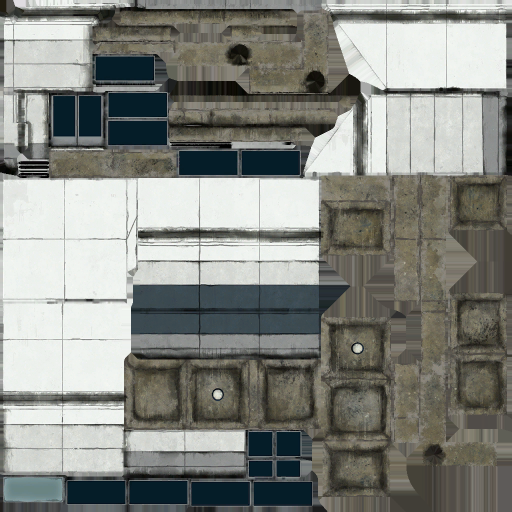
#> input picture tex_match/tests/maps/pbr_21_dxt1_a.png, 1024 x 1024 px (shown at 1/2 size); its folder holds only this picture in this run
$ python __main__.py tests/maps/pbr_21_dxt1_a.png
#> lines starting #> are read from the running program, lines starting #| are printed output that depends on the picture; after the words box and inside, x2 and y2 are one past the last pixel; in counts of white or black regions, pixels touching at a corner belong together
### tex_match/argument_parser.py
import argparse
import os
from .constants import PARSE_DIR, OUTPUT_DIR, SUPPORTED_FORMATS

def parse_args():
    parser = argparse.ArgumentParser(
        description='Command line tool for matching texture maps to the provided input map. ' \
                    'Returns a plain text file with possible matches.'
    )
    parser.add_argument(
        'input',
        type=str,
        help='path to the input texture map'
    )
    parser.add_argument(
        '-p',
        '--parse-dir',
        default=PARSE_DIR,
        help='directory to look for matches in'
    )
    parser.add_argument(
        '-o',
        '--output-dir',
        default=OUTPUT_DIR,
        help='directory to write matches to'
    )
    parser.add_argument(
        '-t',
        action='store_true',
        help='use template matching (fast, default)'
    )
    parser.add_argument(
        '-f',
        action='store_true',
        help='match based on local features (slow)'
    )

    args = parser.parse_args()
    verify_args(args)

    return args

def verify_args(args):
    if not os.path.isfile(args.input):
        raise FileNotFoundError('The input file does not exist.')
    else:
        name, extension = os.path.splitext(args.input)
        if extension not in SUPPORTED_FORMATS:
            raise UserWarning('The input file is of an unsupported format.')

    if not os.path.isdir(args.parse_dir):
        raise NotADirectoryError('The directory to parse does not exist.')
    elif not os.listdir(args.parse_dir):
        raise UserWarning('The directory to parse is empty.')

    if not os.path.isdir(args.output_dir):
        os.mkdir(args.output_dir)

### tex_match/__main__.py
import cv2 as cv
from glob import glob
import numpy as np
import time
import heapq
from .constants import SUPPORTED_FORMATS
from .argument_parser import parse_args

class Feature:
    # [4 lines left out: function __init__, not called in this run]


def load_images(args):
    print('Parsing folder...')
    imgs = [cv.imread(args.input)]
    max_size = imgs[0].shape
    filenames = [args.input]

    # Parse directory for each supported image format
    for filetype in SUPPORTED_FORMATS:
        for filename in glob(args.parse_dir + '\*' + filetype):
            if args.input in filename:
                continue
            else:
                # Read images unchanged for handling alpha channels later
                img = cv.imread(filename, cv.IMREAD_UNCHANGED)
                # Find maximum image size for later upscaling
                if img.shape > max_size:
                    max_size = img.shape

                imgs.append(img)
                filenames.append(filename)

    print('Images loaded.')

    return imgs, filenames, max_size[:2]


def preprocess_images(imgs, max_size):
    print('Preprocessing images...')
    for i, img in enumerate(imgs):
        ''' Some images have an alpha channel that we need to deal with. For the
            image to perceptually stay the same, we have to blend it with a solid
            white background using the equation

            new = alpha * original + NOT alpha * background,

            where alpha is normalized to [0, 1] range and background is 255 for each
            pixel. The second part can be simplified by scaling the background values
            instead of the alpha values, leaving NOT alpha * 1.
            More on alpha blending: https://en.wikipedia.org/wiki/Alpha_compositing
        '''
        if img.shape[2] == 4:
            # Split color and alpha channels
            img_color = img[:,:,:3]
            alpha = img[:,:,3]
            alpha = cv.cvtColor(alpha, cv.COLOR_GRAY2BGR)
            not_alpha = cv.bitwise_not(alpha)

            # Convert arrays to float for multiplication
            img_color = img_color.astype(float)
            alpha = alpha.astype(float)/255
            not_alpha = not_alpha.astype(float)
            # alpha * original
            img_color = cv.multiply(alpha, img_color)
            # + NOT alpha * 1
            img = cv.add(img_color, not_alpha)

            # Convert back to uint8
            img = img.astype(np.uint8)

        # Convert to grayscale and apply histogram equalization
        img = cv.cvtColor(img, cv.COLOR_BGR2GRAY)
        img = cv.equalizeHist(img)

        # Upscale low resolution images
        if img.shape < max_size:
            img = cv.resize(img, max_size, interpolation=cv.INTER_CUBIC)

        imgs[i] = img

    return imgs


# [100 lines left out: functions extract_features, feature_matching, not called in this run]


def extract_edges(imgs):
    print('Detecting edges...')
    edge_imgs = []

    for img in imgs:
        # Add image size-based Gaussian blur
        ksize = 2 * round(img.shape[0] / 256) + 1
        img = cv.GaussianBlur(img, [ksize, ksize], 2)

        # Calculate Otsu threshold for the Canny edge detector
        th_upper, th_img = cv.threshold(img, 0, 255, cv.THRESH_BINARY + cv.THRESH_OTSU)
        th_lower = 0.5 * th_upper

        edges = cv.Canny(img, th_lower, th_upper)
        # Dilate using cross kernel
        kernel = cv.getStructuringElement(cv.MORPH_CROSS, (3, 3))
        edges = cv.dilate(edges, kernel)

        edge_imgs.append(edges)

    return edge_imgs[0], edge_imgs[1:]


def template_matching(imgs, filenames, out_dir):
    template, edge_imgs = extract_edges(imgs)

    print('Matching template and writing results...')
    start = time.time()

    ''' Due to how cv.matchTemplate() works, we cannot use a template with the same
        size as the images we are inspecting. The template needs to be smaller.
    '''
    cutoff = min(template.shape) // 10
    template = template[cutoff:-cutoff,cutoff:-cutoff]
    # Match the flipped template as well
    template_flip = cv.flip(template, 0)
    scores = {}

    for i, img in enumerate(edge_imgs):
        overlap = cv.matchTemplate(img, template, cv.TM_CCOEFF_NORMED)
        overlap_flip = cv.matchTemplate(img, template_flip, cv.TM_CCOEFF_NORMED)
        min_val, max_val, min_loc, max_loc = cv.minMaxLoc(overlap)
        min_val, max_val_flip, min_loc, max_loc = cv.minMaxLoc(overlap_flip)

        # Discard matches with low maxima
        th = 0.05
        if max_val > th:
            scores[filenames[i+1]] = max_val
        if max_val_flip > max_val > th:
            scores[filenames[i+1]] = max_val_flip

    # Select at most 5 best matches
    best_matches = heapq.nlargest(5, scores, key=scores.get)

    end = time.time()
    print('Matching completed in {:.2f} seconds. Writing results...'.format(end - start))

    write_results(filenames[0], best_matches, 'template matching', out_dir)


def write_results(template, best_matches, method, out_dir):
    if not best_matches:
        print('No matches found for the specified template using {} method.'.format(method))
    else:
        # Append unique id (current time) to ensure a new file is generated each time
        out_filename = 'results_{:.0f}.txt'.format(time.time())
        with open(out_dir + '\\' + out_filename, 'w') as f:
            f.write('Matches found (from strongest to weakest) for {} using {} method:'.format(template, method))
            for m in best_matches:
                f.write('\n' + m)

        f.close()
        print('Results written to {}\{}.'.format(out_dir, out_filename))


def main():
    args = parse_args()
    imgs, filenames, max_size = load_images(args)
#> imgs = 1 item; filenames = ['tests/maps/pbr_21_dxt1_a.png']; max_size = (1024, 1024)
    imgs = preprocess_images(imgs, max_size)
#> the loop in preprocess_images, `for i, img in enumerate(imgs):` made 1 pass
#> pass 1, in preprocess_images, `img = cv.equalizeHist(img)`:
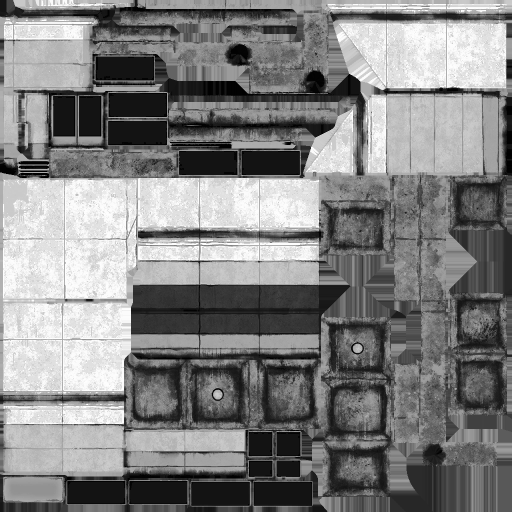
#> img: shape (1024, 1024) (shown at 1/2 size); min 0, max 255, mean 129.2
#> after the loop in preprocess_images, `for i, img in enumerate(imgs):`: imgs = 1 item

    if args.f:
        feature_matching(imgs, filenames, args.output_dir)
    else:
        template_matching(imgs, filenames, args.output_dir)
#> the loop in extract_edges, `for img in imgs:` made 1 pass
#> (ksize, th_upper, th_lower, kernel) on pass 1: (9, 138, 69, [[0, 1, 0], [1, 1, 1], [0, 1, 0]])
#> pass 1, in extract_edges, `th_upper, th_img = cv.threshold(img, 0, 255, cv.THRESH_BINARY + cv.THR..`:
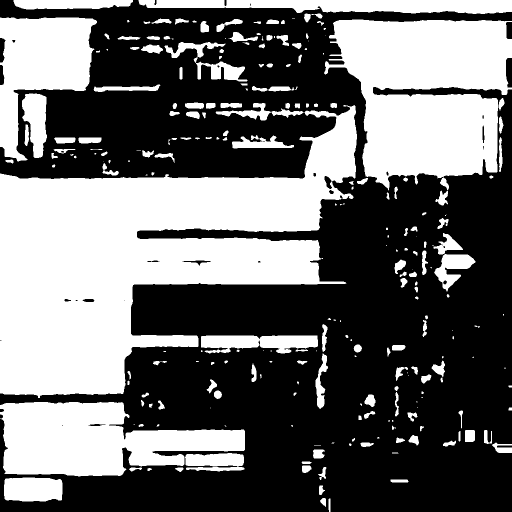
#> th_img: shape (1024, 1024) (shown at 1/2 size); 42.4% white; 248 white regions (68 under 20 px), largest, box (x1, y1, x2, y2) and area: (0, 210, 714, 796) 202384, (648, 39, 1024, 381) 88752, (0, 804, 490, 953) 47235
#> pass 1, in extract_edges, `edges = cv.Canny(img, th_lower, th_upper)`:
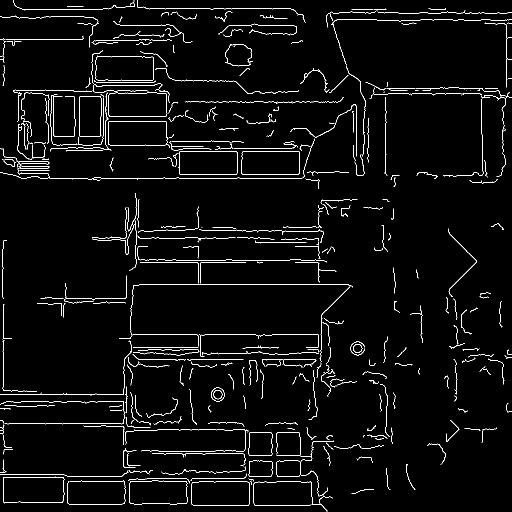
#> edges: shape (1024, 1024) (shown at 1/2 size); 3% white in thin lines or dots
#> pass 1, in extract_edges, `edges = cv.dilate(edges, kernel)`:
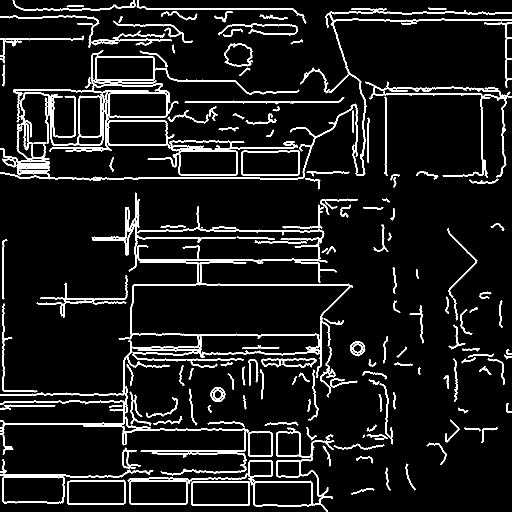
#> edges: shape (1024, 1024) (shown at 1/2 size); 8.7% white; 190 white regions (2 under 20 px), largest, box (x1, y1, x2, y2) and area: (0, 523, 706, 792) 9149, (0, 207, 715, 362) 4460, (651, 16, 1024, 352) 3777
#> in template_matching, `template, edge_imgs = extract_edges(imgs)`: edge_imgs = []
#> in template_matching, `template = template[cutoff:-cutoff,cutoff:-cutoff]`:
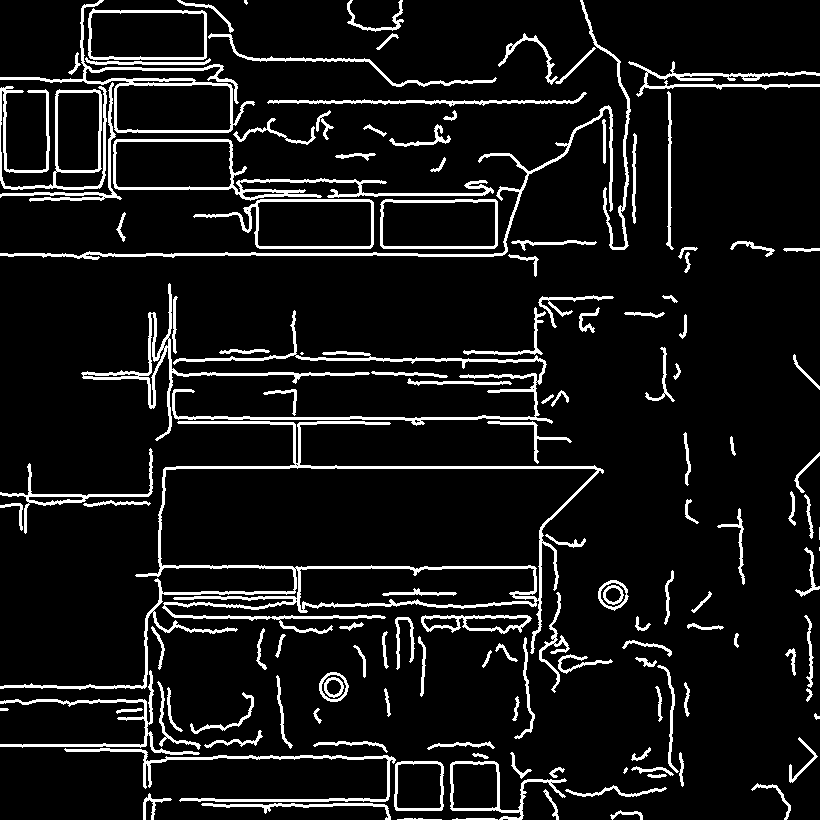
#> template: shape (820, 820); 8.8% white; 138 white regions (5 under 20 px), largest, box (x1, y1, x2, y2) and area: (0, 421, 604, 690) 8836, (172, 310, 553, 426) 3318, (0, 105, 613, 260) 2770
#> in template_matching, `template_flip = cv.flip(template, 0)`:
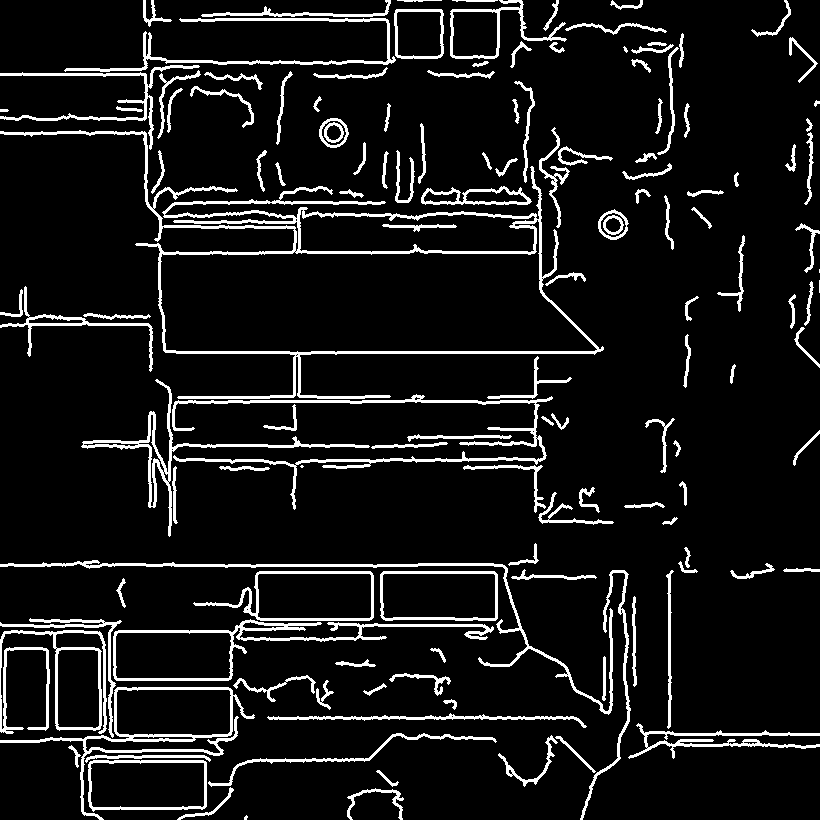
#> template_flip: shape (820, 820); 8.8% white; 138 white regions (5 under 20 px), largest, box (x1, y1, x2, y2) and area: (0, 130, 604, 399) 8836, (172, 394, 553, 510) 3318, (0, 560, 613, 715) 2770
#> after the loop in template_matching, `for i, img in enumerate(edge_imgs):`: scores = 0 items
#> in template_matching, `best_matches = heapq.nlargest(5, scores, key=scores.get)`: best_matches = []


if __name__ == '__main__':
    main()
